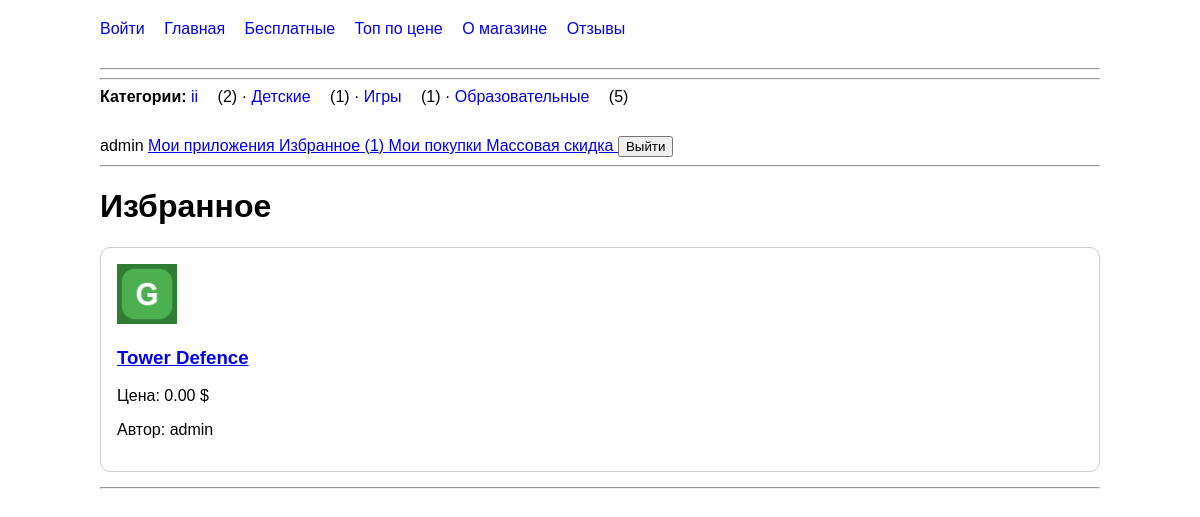
The page /favorites/ (signed in) on the database its author committed.
### mainapp/models.py (models this page shows, shortened)
class Category(models.Model):
    name = models.CharField(max_length=50)

class App(models.Model):
    name = models.CharField(max_length=200)
    description = models.TextField(blank=True)
    created_at = models.DateTimeField(auto_now_add=True)
    downloads = models.PositiveIntegerField(default=0)
    price = models.DecimalField(
        max_digits=10,
        decimal_places=2,
        default=0,
        validators=[
            MinValueValidator(
                0,
                message='Цена не может быть отрицательной.'
            ),
        ],
    )
    objects = models.Manager.from_queryset(AppQuerySet)()
    category = models.ForeignKey(
        Category,
        on_delete=models.CASCADE,
        null=True,
        blank=True,
        related_name='apps',
    )
    rating_avg = models.DecimalField(
        max_digits=3,
        decimal_places=2,
        default=0,
        editable=False,
    )
    rating_count = models.PositiveIntegerField(
        default=0,
        editable=False,
    )
    icon = models.ImageField(
        upload_to='icons/',
        blank=True,
    )
    author = models.ForeignKey(
        User,
        on_delete=models.SET_NULL,
        null=True,
        blank=True,
        related_name='apps',
    )
    favorited_by = models.ManyToManyField(
        User,
        related_name='favorite_apps',
        blank=True,
    )
    buyers = models.ManyToManyField(
        User,
        through='Purchase',
        related_name='purchased_apps',
        blank=True,
    )

### mainapp/views.py (the view)
# urls.py: path('favorites/',views.favorites,name='favorites'),
@login_required
def favorites(request):
    apps = (
        request.user.favorite_apps
        .select_related('author', 'category')
        .order_by('-created_at')
    )
    return render(
        request,
        'mainapp/favorites.html',
        {
            'apps': apps,
        }
    )

### mainapp/context_processors.py (called while the page is built)
def store_menu(request):
    nav_categories = (
        Category.objects
        .annotate(apps_count=Count('apps'))
        .order_by('name')
    )
    return {
        'nav_categories': nav_categories,
    }

### mainapp/templates/mainapp/favorites.html (shortened to what this page needs)
{% extends 'mainapp/base.html' %}
{% block content %}
<h1>Избранное</h1>
{% for app in apps %}
    <div class="app-card">
        {% if app.icon %}
            <img
                src="{{ app.icon.url }}"
                alt="{{ app.name }}"
                width="60"
            >
        {% endif %}
        <h3>
            <a href="{% url 'mainapp:app_detail' app.id app.name %}">
                {{ app.name }}
            </a>
        </h3>
        <p>Цена: {{ app.price }} $</p>
        {% if app.author %}
            <p>Автор: {{ app.author.username }}</p>
        {% else %}
            <p>Автор: не указан</p>
        {% endif %}
    </div>
    <hr>
{% empty %}
    <p>В избранном пока ничего нет.</p>
{% endfor %}
{% endblock %}

### mainapp/templates/mainapp/base.html (shortened to what this page needs)
{% load static %}
<!DOCTYPE html>
<html lang="ru">
<head>
    <link rel="stylesheet" href="{% static 'mainapp/style.css' %}">
</head>
<nav>
    <a href="{% url 'mainapp:login' %}">Войти</a>
    <a href="{% url 'mainapp:home' %}">Главная</a>
    <a href="{% url 'mainapp:free' %}">Бесплатные</a>
    <a href="{% url 'mainapp:top' %}">Топ по цене</a>
    <a href="{% url 'mainapp:about' %}">О магазине</a>
    <a href="{% url 'mainapp:reviews' %}">Отзывы</a>
</nav>
<hr>
<hr>
<nav>
    <strong>Категории:</strong>
    {% for category in nav_categories %}
        <a href="{% url 'mainapp:category_detail' category.id category.name %}">
            {{ category.name }}
        </a>
        ({{ category.apps_count }})
        {% if not forloop.last %}
            ·
        {% endif %}
    {% empty %}
        Категорий пока нет.
    {% endfor %}
</nav>
{% if request.user.is_authenticated %}
    <span>{{ request.user.username }}</span>
    <a href="{% url 'mainapp:my_apps' %}">
        Мои приложения
    </a>
    <a href="{% url 'mainapp:favorites' %}">
        Избранное ({{ request.user.favorite_apps.count }})
    </a>
    <a href="{% url 'mainapp:my_purchases' %}">
    Мои покупки
    </a>
    {% if request.user.is_staff or perms.mainapp.change_app %}
        <a href="{% url 'mainapp:bulk_discount' %}">
            Массовая скидка
        </a>
    {% endif %}
    <form method="post"
          action="{% url 'mainapp:logout' %}"
          style="display:inline;">
        <button type="submit">Выйти</button>
    </form>
{% endif %}
<hr>
{% block content %}
{% endblock %}
</body>
</html>

### mainapp/static/mainapp/style.css (style rules this page uses)
nav { margin-bottom: 30px; }
nav a { margin-right: 15px; text-decoration: none; }
.app-card { border: 1px solid #ccc; padding: 16px; margin-bottom: 15px; border-radius: 10px; }

### rows shown on the page
Category: name "ii", apps_count "2"
Category: name "Детские", apps_count "1"
Category: name "Игры", apps_count "1"
Category: name "Образовательные", apps_count "5"
App: icon (picture), name "Tower Defence", price "0.00", author.username "admin"

### other values the page prints
{{ request.user.username }} "admin"
{{ request.user.favorite_apps.count }} "1"
